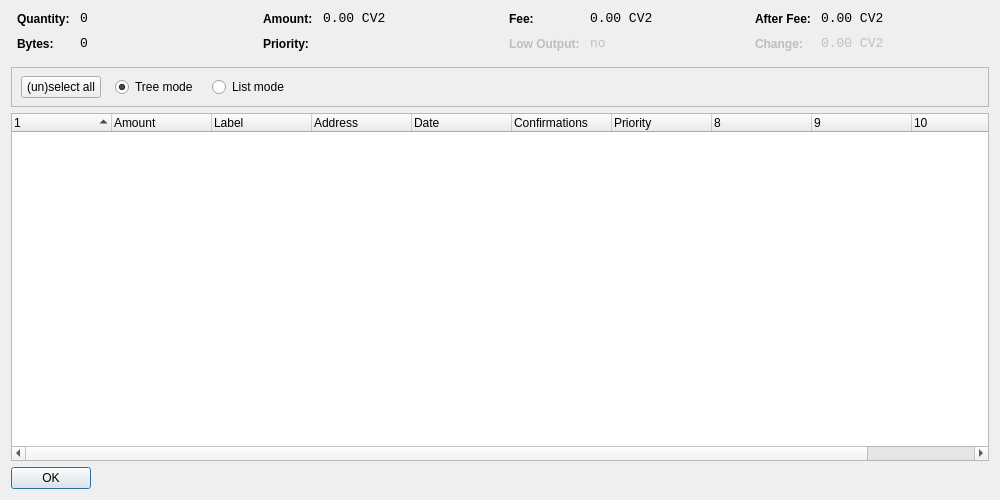
<?xml version="1.0" encoding="UTF-8"?>
<ui version="4.0">
 <class>CoinControlDialog</class>
 <widget class="QDialog" name="CoinControlDialog">
  <property name="geometry">
   <rect>
    <x>0</x>
    <y>0</y>
    <width>1000</width>
    <height>500</height>
   </rect>
  </property>
  <property name="windowTitle">
   <string>Coin Control</string>
  </property>
  <layout class="QVBoxLayout" name="verticalLayout">
   <item>
    <layout class="QHBoxLayout" name="horizontalLayoutTop" stretch="0,0,0,0">
     <property name="topMargin">
      <number>0</number>
     </property>
     <property name="bottomMargin">
      <number>10</number>
     </property>
     <item>
      <layout class="QFormLayout" name="formLayoutCoinControl1">
       <property name="horizontalSpacing">
        <number>10</number>
       </property>
       <property name="verticalSpacing">
        <number>10</number>
       </property>
       <property name="leftMargin">
        <number>6</number>
       </property>
       <property name="rightMargin">
        <number>6</number>
       </property>
       <item row="0" column="0">
        <widget class="QLabel" name="labelCoinControlQuantityText">
         <property name="styleSheet">
          <string notr="true">font-weight:bold;</string>
         </property>
         <property name="text">
          <string>Quantity:</string>
         </property>
        </widget>
       </item>
       <item row="0" column="1">
        <widget class="QLabel" name="labelCoinControlQuantity">
         <property name="font">
          <font>
           <family>Monospace</family>
           <pointsize>10</pointsize>
          </font>
         </property>
         <property name="cursor">
          <cursorShape>IBeamCursor</cursorShape>
         </property>
         <property name="contextMenuPolicy">
          <enum>Qt::ActionsContextMenu</enum>
         </property>
         <property name="text">
          <string notr="true">0</string>
         </property>
         <property name="textInteractionFlags">
          <set>Qt::LinksAccessibleByMouse|Qt::TextSelectableByKeyboard|Qt::TextSelectableByMouse</set>
         </property>
        </widget>
       </item>
       <item row="1" column="0">
        <widget class="QLabel" name="labelCoinControlBytesText">
         <property name="styleSheet">
          <string notr="true">font-weight:bold;</string>
         </property>
         <property name="text">
          <string>Bytes:</string>
         </property>
        </widget>
       </item>
       <item row="1" column="1">
        <widget class="QLabel" name="labelCoinControlBytes">
         <property name="font">
          <font>
           <family>Monospace</family>
           <pointsize>10</pointsize>
          </font>
         </property>
         <property name="cursor">
          <cursorShape>IBeamCursor</cursorShape>
         </property>
         <property name="contextMenuPolicy">
          <enum>Qt::ActionsContextMenu</enum>
         </property>
         <property name="text">
          <string notr="true">0</string>
         </property>
         <property name="textInteractionFlags">
          <set>Qt::LinksAccessibleByMouse|Qt::TextSelectableByKeyboard|Qt::TextSelectableByMouse</set>
         </property>
        </widget>
       </item>
      </layout>
     </item>
     <item>
      <layout class="QFormLayout" name="formLayoutCoinControl2">
       <property name="horizontalSpacing">
        <number>10</number>
       </property>
       <property name="verticalSpacing">
        <number>10</number>
       </property>
       <property name="leftMargin">
        <number>6</number>
       </property>
       <property name="rightMargin">
        <number>6</number>
       </property>
       <item row="0" column="0">
        <widget class="QLabel" name="labelCoinControlAmountText">
         <property name="styleSheet">
          <string notr="true">font-weight:bold;</string>
         </property>
         <property name="text">
          <string>Amount:</string>
         </property>
        </widget>
       </item>
       <item row="0" column="1">
        <widget class="QLabel" name="labelCoinControlAmount">
         <property name="font">
          <font>
           <family>Monospace</family>
           <pointsize>10</pointsize>
          </font>
         </property>
         <property name="cursor">
          <cursorShape>IBeamCursor</cursorShape>
         </property>
         <property name="contextMenuPolicy">
          <enum>Qt::ActionsContextMenu</enum>
         </property>
         <property name="text">
          <string notr="true">0.00 CV2</string>
         </property>
         <property name="textInteractionFlags">
          <set>Qt::LinksAccessibleByMouse|Qt::TextSelectableByKeyboard|Qt::TextSelectableByMouse</set>
         </property>
        </widget>
       </item>
       <item row="1" column="0">
        <widget class="QLabel" name="labelCoinControlPriorityText">
         <property name="styleSheet">
          <string notr="true">font-weight:bold;</string>
         </property>
         <property name="text">
          <string>Priority:</string>
         </property>
        </widget>
       </item>
       <item row="1" column="1">
        <widget class="QLabel" name="labelCoinControlPriority">
         <property name="font">
          <font>
           <family>Monospace</family>
           <pointsize>10</pointsize>
          </font>
         </property>
         <property name="cursor">
          <cursorShape>IBeamCursor</cursorShape>
         </property>
         <property name="contextMenuPolicy">
          <enum>Qt::ActionsContextMenu</enum>
         </property>
         <property name="text">
          <string/>
         </property>
         <property name="textInteractionFlags">
          <set>Qt::LinksAccessibleByMouse|Qt::TextSelectableByKeyboard|Qt::TextSelectableByMouse</set>
         </property>
        </widget>
       </item>
      </layout>
     </item>
     <item>
      <layout class="QFormLayout" name="formLayoutCoinControl3">
       <property name="horizontalSpacing">
        <number>10</number>
       </property>
       <property name="verticalSpacing">
        <number>10</number>
       </property>
       <property name="leftMargin">
        <number>6</number>
       </property>
       <property name="rightMargin">
        <number>6</number>
       </property>
       <item row="0" column="0">
        <widget class="QLabel" name="labelCoinControlFeeText">
         <property name="styleSheet">
          <string notr="true">font-weight:bold;</string>
         </property>
         <property name="text">
          <string>Fee:</string>
         </property>
        </widget>
       </item>
       <item row="0" column="1">
        <widget class="QLabel" name="labelCoinControlFee">
         <property name="font">
          <font>
           <family>Monospace</family>
           <pointsize>10</pointsize>
          </font>
         </property>
         <property name="cursor">
          <cursorShape>IBeamCursor</cursorShape>
         </property>
         <property name="contextMenuPolicy">
          <enum>Qt::ActionsContextMenu</enum>
         </property>
         <property name="text">
          <string notr="true">0.00 CV2</string>
         </property>
         <property name="textInteractionFlags">
          <set>Qt::LinksAccessibleByMouse|Qt::TextSelectableByKeyboard|Qt::TextSelectableByMouse</set>
         </property>
        </widget>
       </item>
       <item row="1" column="0">
        <widget class="QLabel" name="labelCoinControlLowOutputText">
         <property name="enabled">
          <bool>false</bool>
         </property>
         <property name="styleSheet">
          <string notr="true">font-weight:bold;</string>
         </property>
         <property name="text">
          <string>Low Output:</string>
         </property>
        </widget>
       </item>
       <item row="1" column="1">
        <widget class="QLabel" name="labelCoinControlLowOutput">
         <property name="enabled">
          <bool>false</bool>
         </property>
         <property name="font">
          <font>
           <family>Monospace</family>
           <pointsize>10</pointsize>
          </font>
         </property>
         <property name="cursor">
          <cursorShape>IBeamCursor</cursorShape>
         </property>
         <property name="contextMenuPolicy">
          <enum>Qt::ActionsContextMenu</enum>
         </property>
         <property name="text">
          <string notr="true">no</string>
         </property>
         <property name="textInteractionFlags">
          <set>Qt::LinksAccessibleByMouse|Qt::TextSelectableByKeyboard|Qt::TextSelectableByMouse</set>
         </property>
        </widget>
       </item>
      </layout>
     </item>
     <item>
      <layout class="QFormLayout" name="formLayoutCoinControl4">
       <property name="horizontalSpacing">
        <number>10</number>
       </property>
       <property name="verticalSpacing">
        <number>10</number>
       </property>
       <property name="leftMargin">
        <number>6</number>
       </property>
       <property name="rightMargin">
        <number>6</number>
       </property>
       <item row="0" column="0">
        <widget class="QLabel" name="labelCoinControlAfterFeeText">
         <property name="styleSheet">
          <string notr="true">font-weight:bold;</string>
         </property>
         <property name="text">
          <string>After Fee:</string>
         </property>
        </widget>
       </item>
       <item row="0" column="1">
        <widget class="QLabel" name="labelCoinControlAfterFee">
         <property name="font">
          <font>
           <family>Monospace</family>
           <pointsize>10</pointsize>
          </font>
         </property>
         <property name="cursor">
          <cursorShape>IBeamCursor</cursorShape>
         </property>
         <property name="contextMenuPolicy">
          <enum>Qt::ActionsContextMenu</enum>
         </property>
         <property name="text">
          <string notr="true">0.00 CV2</string>
         </property>
         <property name="textInteractionFlags">
          <set>Qt::LinksAccessibleByMouse|Qt::TextSelectableByKeyboard|Qt::TextSelectableByMouse</set>
         </property>
        </widget>
       </item>
       <item row="1" column="0">
        <widget class="QLabel" name="labelCoinControlChangeText">
         <property name="enabled">
          <bool>false</bool>
         </property>
         <property name="styleSheet">
          <string notr="true">font-weight:bold;</string>
         </property>
         <property name="text">
          <string>Change:</string>
         </property>
        </widget>
       </item>
       <item row="1" column="1">
        <widget class="QLabel" name="labelCoinControlChange">
         <property name="enabled">
          <bool>false</bool>
         </property>
         <property name="font">
          <font>
           <family>Monospace</family>
           <pointsize>10</pointsize>
          </font>
         </property>
         <property name="cursor">
          <cursorShape>IBeamCursor</cursorShape>
         </property>
         <property name="contextMenuPolicy">
          <enum>Qt::ActionsContextMenu</enum>
         </property>
         <property name="text">
          <string notr="true">0.00 CV2</string>
         </property>
         <property name="textInteractionFlags">
          <set>Qt::LinksAccessibleByMouse|Qt::TextSelectableByKeyboard|Qt::TextSelectableByMouse</set>
         </property>
        </widget>
       </item>
      </layout>
     </item>
    </layout>
   </item>
   <item>
    <widget class="QFrame" name="frame">
     <property name="minimumSize">
      <size>
       <width>0</width>
       <height>40</height>
      </size>
     </property>
     <property name="frameShape">
      <enum>QFrame::StyledPanel</enum>
     </property>
     <property name="frameShadow">
      <enum>QFrame::Sunken</enum>
     </property>
     <widget class="QWidget" name="horizontalLayoutWidget">
      <property name="geometry">
       <rect>
        <x>10</x>
        <y>0</y>
        <width>781</width>
        <height>41</height>
       </rect>
      </property>
      <layout class="QHBoxLayout" name="horizontalLayoutPanel" stretch="0,0,0,0,0">
       <property name="spacing">
        <number>14</number>
       </property>
       <item>
        <widget class="QPushButton" name="pushButtonSelectAll">
         <property name="sizePolicy">
          <sizepolicy hsizetype="Maximum" vsizetype="Fixed">
           <horstretch>0</horstretch>
           <verstretch>0</verstretch>
          </sizepolicy>
         </property>
         <property name="text">
          <string>(un)select all</string>
         </property>
        </widget>
       </item>
       <item>
        <widget class="QRadioButton" name="radioTreeMode">
         <property name="sizePolicy">
          <sizepolicy hsizetype="Maximum" vsizetype="Fixed">
           <horstretch>0</horstretch>
           <verstretch>0</verstretch>
          </sizepolicy>
         </property>
         <property name="text">
          <string>Tree mode</string>
         </property>
         <property name="checked">
          <bool>true</bool>
         </property>
        </widget>
       </item>
       <item>
        <widget class="QRadioButton" name="radioListMode">
         <property name="sizePolicy">
          <sizepolicy hsizetype="Maximum" vsizetype="Fixed">
           <horstretch>0</horstretch>
           <verstretch>0</verstretch>
          </sizepolicy>
         </property>
         <property name="text">
          <string>List mode</string>
         </property>
        </widget>
       </item>
       <item>
        <spacer name="horizontalSpacer">
         <property name="orientation">
          <enum>Qt::Horizontal</enum>
         </property>
         <property name="sizeHint" stdset="0">
          <size>
           <width>40</width>
           <height>20</height>
          </size>
         </property>
        </spacer>
       </item>
      </layout>
     </widget>
    </widget>
   </item>
   <item>
    <widget class="CoinControlTreeWidget" name="treeWidget">
     <property name="contextMenuPolicy">
      <enum>Qt::CustomContextMenu</enum>
     </property>
     <property name="sortingEnabled">
      <bool>false</bool>
     </property>
     <property name="columnCount">
      <number>11</number>
     </property>
     <attribute name="headerShowSortIndicator" stdset="0">
      <bool>true</bool>
     </attribute>
     <attribute name="headerStretchLastSection">
      <bool>false</bool>
     </attribute>
     <column>
      <property name="text">
       <string/>
      </property>
     </column>
     <column>
      <property name="text">
       <string>Amount</string>
      </property>
     </column>
     <column>
      <property name="text">
       <string>Label</string>
      </property>
     </column>
     <column>
      <property name="text">
       <string>Address</string>
      </property>
     </column>
     <column>
      <property name="text">
       <string>Date</string>
      </property>
     </column>
     <column>
      <property name="text">
       <string>Confirmations</string>
      </property>
      <property name="toolTip">
       <string>Confirmed</string>
      </property>
     </column>
     <column>
      <property name="text">
       <string>Priority</string>
      </property>
     </column>
     <column>
      <property name="text">
       <string/>
      </property>
     </column>
     <column>
      <property name="text">
       <string/>
      </property>
     </column>
     <column>
      <property name="text">
       <string/>
      </property>
     </column>
     <column>
      <property name="text">
       <string/>
      </property>
     </column>
    </widget>
   </item>
   <item>
    <widget class="QDialogButtonBox" name="buttonBox">
     <property name="sizePolicy">
      <sizepolicy hsizetype="Maximum" vsizetype="Fixed">
       <horstretch>0</horstretch>
       <verstretch>0</verstretch>
      </sizepolicy>
     </property>
     <property name="orientation">
      <enum>Qt::Horizontal</enum>
     </property>
     <property name="standardButtons">
      <set>QDialogButtonBox::Ok</set>
     </property>
    </widget>
   </item>
  </layout>
 </widget>
 <customwidgets>
  <customwidget>
   <class>CoinControlTreeWidget</class>
   <extends>QTreeWidget</extends>
   <header>coincontroltreewidget.h</header>
  </customwidget>
 </customwidgets>
 <resources/>
 <connections/>
</ui>
